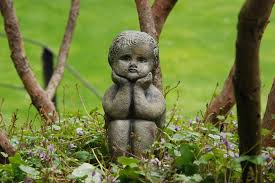
//> input picture ImageProcessing/src/lesson_1/imgs/index.jpg, 275 x 183 px
$ ./image_sobel   (built with g++ and OpenCV 4)
//> lines starting //> are read from the running program, lines starting //| are printed output that depends on the picture
#include<opencv2/opencv.hpp>
#include<opencv2/core.hpp>

int main(int argc, char * argv[])
{
	cv::Mat src = cv::imread("./imgs/index.jpg", CV_LOAD_IMAGE_GRAYSCALE);
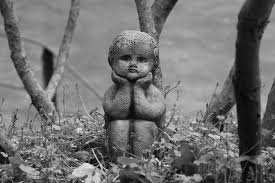
//> src: 183 rows x 275 cols, CV_8UC1; min 0, max 236, mean 113
	cv::Mat dst;
	double t = (double)cv::getTickCount();
	cv::Mat kernel = (cv::Mat_<char>(3,3) << 0, -1, 0, -1, 5, -1, 0, -1, 0);
	cv::filter2D(src, dst, src.depth(), kernel);
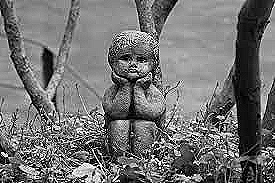
//> dst: 183 rows x 275 cols, CV_8UC1; min 0, max 255, mean 114.6
	t = ((double)cv::getTickCount() - t) / cv::getTickFrequency();
	std::cout << "time is " << t << " ms" << std::endl;
	cv::imshow("src", src);
	cv::imshow("dst", dst);
	cv::waitKey();
}

int main1(int argc, char * argv[])
{
	cv::Mat img = cv::imread("./imgs/index.jpg", CV_LOAD_IMAGE_COLOR);
	cv::imshow("origin img ", img);
	cv::Mat grayimg;
	cv::Mat sobelx;
	cv::Mat sobely;
	cv::cvtColor(img, grayimg, cv::COLOR_BGR2GRAY);
	cv::imshow("origin img ", grayimg);
	cv::Sobel(grayimg, sobelx, CV_32F, 1, 0);
	cv::Sobel(grayimg, sobely, CV_32F, 0, 1);
	double minValx, maxValx;
	cv::minMaxLoc(sobelx, &minValx, &maxValx);
	cv::Mat drawx;
	sobelx.convertTo(drawx, CV_8U, 255.0 / (maxValx - minValx), -minValx * 255.0 /(maxValx - minValx));;
	cv::imshow("drawx", drawx);

	cv::Mat drawx2, drawy2, draw2;
	convertScaleAbs(sobelx, drawx2);
	convertScaleAbs(sobely, drawy2);
	addWeighted(drawx2, 0.5, drawy2, 0.5, 0, draw2);
	cv::imshow("draw2", draw2);
	cv::waitKey();;


}
